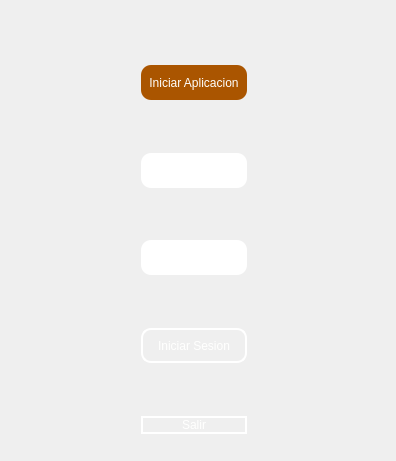
<?xml version="1.0" encoding="UTF-8"?>
<ui version="4.0">
 <class>MainWindow</class>
 <widget class="QMainWindow" name="MainWindow">
  <property name="geometry">
   <rect>
    <x>0</x>
    <y>0</y>
    <width>396</width>
    <height>461</height>
   </rect>
  </property>
  <property name="windowTitle">
   <string>Login</string>
  </property>
  <widget class="QWidget" name="centralwidget">
   <layout class="QVBoxLayout" name="verticalLayout">
    <property name="leftMargin">
     <number>0</number>
    </property>
    <property name="topMargin">
     <number>0</number>
    </property>
    <item>
     <widget class="QFrame" name="frame_2">
      <property name="styleSheet">
       <string notr="true">QFrame{
	background-image: url(:/fondo/imagen-llamativa-cintas-sobre-fondo-oscuro-generacion-ai_724548-22165.jpg);
	
border-radius:10px;

}</string>
      </property>
      <property name="frameShape">
       <enum>QFrame::StyledPanel</enum>
      </property>
      <property name="frameShadow">
       <enum>QFrame::Raised</enum>
      </property>
      <layout class="QHBoxLayout" name="horizontalLayout">
       <item>
        <spacer name="horizontalSpacer">
         <property name="orientation">
          <enum>Qt::Horizontal</enum>
         </property>
         <property name="sizeHint" stdset="0">
          <size>
           <width>104</width>
           <height>20</height>
          </size>
         </property>
        </spacer>
       </item>
       <item>
        <layout class="QVBoxLayout" name="verticalLayout_3"/>
       </item>
       <item>
        <widget class="QFrame" name="frame_3">
         <property name="maximumSize">
          <size>
           <width>400</width>
           <height>600</height>
          </size>
         </property>
         <property name="styleSheet">
          <string notr="true">QLabel{	
color:rgb(255,255,254);
font: 12pt&quot;Arial&quot;;
background-color: rgb(170, 85, 0);;
}

QLineEdit{
/*background-color:rgba(0,0,0);
border-radius:10px;
font:12pt&quot;Arial&quot;;
color:rgb(255,255,254);
border:2px solid rgb(255,255,255);*/
border-radius:10px;
font:12pt&quot;Arial&quot;;
color:rgb(255,255,254);


}

QLineEdit:hover{
/*background-color:rgba(0,0,0);
background-color: :rgba(12,12,12);
border-radius:10px;
font:12pt&quot;Arial&quot;;
border:2px solid rgb(120,0,171);*/

border-radius:10px;
font:12pt&quot;Arial&quot;;
/*color: rgb(255,255,255);*/
border:2px solid rgb(120,0,171);
  background-color: rgb(170, 85, 0);
}

QLineEdit:focus{
background-color:rgba(0,0,0);
border-radius:10px;
font:12pt&quot;Arial&quot;;
border:2px solid rgb(120,0,171);
}

QCheckBox{
font:12pt&quot;Arial&quot;;
color: rgb(255,255,255);
}

QCheckBox::indicator{
width:18px;
height:18px;
}

QPushButton{
border-radius:10px;
font:12pt&quot;Arial&quot;;
color:rgb(255,255,254);
border:2px solid #ffffff;
}
QPushButton:hover{
border-radius:10px;
font:12pt&quot;Arial&quot;;
color: rgb(255,255,255);
border:2px solid rgb(120,0,171);
  background-color: rgb(170, 85, 0);
}
</string>
         </property>
         <property name="frameShape">
          <enum>QFrame::StyledPanel</enum>
         </property>
         <property name="frameShadow">
          <enum>QFrame::Raised</enum>
         </property>
         <layout class="QVBoxLayout" name="verticalLayout_2">
          <item>
           <spacer name="verticalSpacer">
            <property name="orientation">
             <enum>Qt::Vertical</enum>
            </property>
            <property name="sizeHint" stdset="0">
             <size>
              <width>20</width>
              <height>40</height>
             </size>
            </property>
           </spacer>
          </item>
          <item>
           <widget class="QLabel" name="iniciarApp">
            <property name="minimumSize">
             <size>
              <width>0</width>
              <height>35</height>
             </size>
            </property>
            <property name="maximumSize">
             <size>
              <width>16777215</width>
              <height>50</height>
             </size>
            </property>
            <property name="styleSheet">
             <string notr="true"/>
            </property>
            <property name="text">
             <string>Iniciar Aplicacion</string>
            </property>
            <property name="alignment">
             <set>Qt::AlignCenter</set>
            </property>
           </widget>
          </item>
          <item>
           <spacer name="verticalSpacer_3">
            <property name="orientation">
             <enum>Qt::Vertical</enum>
            </property>
            <property name="sizeHint" stdset="0">
             <size>
              <width>20</width>
              <height>40</height>
             </size>
            </property>
           </spacer>
          </item>
          <item>
           <widget class="QLineEdit" name="usuario">
            <property name="minimumSize">
             <size>
              <width>0</width>
              <height>35</height>
             </size>
            </property>
            <property name="maximumSize">
             <size>
              <width>16777215</width>
              <height>35</height>
             </size>
            </property>
            <property name="styleSheet">
             <string notr="true">image: url(:/prefijoNuevo/perfil-del-usuario.png);</string>
            </property>
            <property name="text">
             <string/>
            </property>
            <property name="echoMode">
             <enum>QLineEdit::Normal</enum>
            </property>
           </widget>
          </item>
          <item>
           <spacer name="verticalSpacer_4">
            <property name="orientation">
             <enum>Qt::Vertical</enum>
            </property>
            <property name="sizeHint" stdset="0">
             <size>
              <width>20</width>
              <height>40</height>
             </size>
            </property>
           </spacer>
          </item>
          <item>
           <widget class="QLineEdit" name="contrasenia">
            <property name="minimumSize">
             <size>
              <width>0</width>
              <height>35</height>
             </size>
            </property>
            <property name="maximumSize">
             <size>
              <width>16777215</width>
              <height>35</height>
             </size>
            </property>
            <property name="styleSheet">
             <string notr="true">image: url(:/prefijoNuevo/cerrar-con-llave.png);</string>
            </property>
            <property name="text">
             <string/>
            </property>
            <property name="echoMode">
             <enum>QLineEdit::Password</enum>
            </property>
           </widget>
          </item>
          <item>
           <spacer name="verticalSpacer_5">
            <property name="orientation">
             <enum>Qt::Vertical</enum>
            </property>
            <property name="sizeHint" stdset="0">
             <size>
              <width>20</width>
              <height>40</height>
             </size>
            </property>
           </spacer>
          </item>
          <item>
           <widget class="QPushButton" name="iniciarSesion">
            <property name="minimumSize">
             <size>
              <width>0</width>
              <height>35</height>
             </size>
            </property>
            <property name="maximumSize">
             <size>
              <width>16777215</width>
              <height>35</height>
             </size>
            </property>
            <property name="text">
             <string>Iniciar Sesion</string>
            </property>
           </widget>
          </item>
          <item>
           <spacer name="verticalSpacer_2">
            <property name="orientation">
             <enum>Qt::Vertical</enum>
            </property>
            <property name="sizeHint" stdset="0">
             <size>
              <width>20</width>
              <height>40</height>
             </size>
            </property>
           </spacer>
          </item>
          <item>
           <widget class="QPushButton" name="salir">
            <property name="maximumSize">
             <size>
              <width>16777215</width>
              <height>16777215</height>
             </size>
            </property>
            <property name="text">
             <string>Salir</string>
            </property>
           </widget>
          </item>
         </layout>
        </widget>
       </item>
       <item>
        <spacer name="horizontalSpacer_2">
         <property name="orientation">
          <enum>Qt::Horizontal</enum>
         </property>
         <property name="sizeHint" stdset="0">
          <size>
           <width>104</width>
           <height>20</height>
          </size>
         </property>
        </spacer>
       </item>
      </layout>
     </widget>
    </item>
   </layout>
  </widget>
 </widget>
 <resources>
  <include location="recursos/images.qrc"/>
 </resources>
 <connections>
  <connection>
   <sender>iniciarSesion</sender>
   <signal>clicked()</signal>
   <receiver>MainWindow</receiver>
   <slot>show()</slot>
   <hints>
    <hint type="sourcelabel">
     <x>197</x>
     <y>342</y>
    </hint>
    <hint type="destinationlabel">
     <x>197</x>
     <y>230</y>
    </hint>
   </hints>
  </connection>
  <connection>
   <sender>salir</sender>
   <signal>clicked()</signal>
   <receiver>MainWindow</receiver>
   <slot>lower()</slot>
   <hints>
    <hint type="sourcelabel">
     <x>197</x>
     <y>422</y>
    </hint>
    <hint type="destinationlabel">
     <x>197</x>
     <y>230</y>
    </hint>
   </hints>
  </connection>
 </connections>
</ui>
